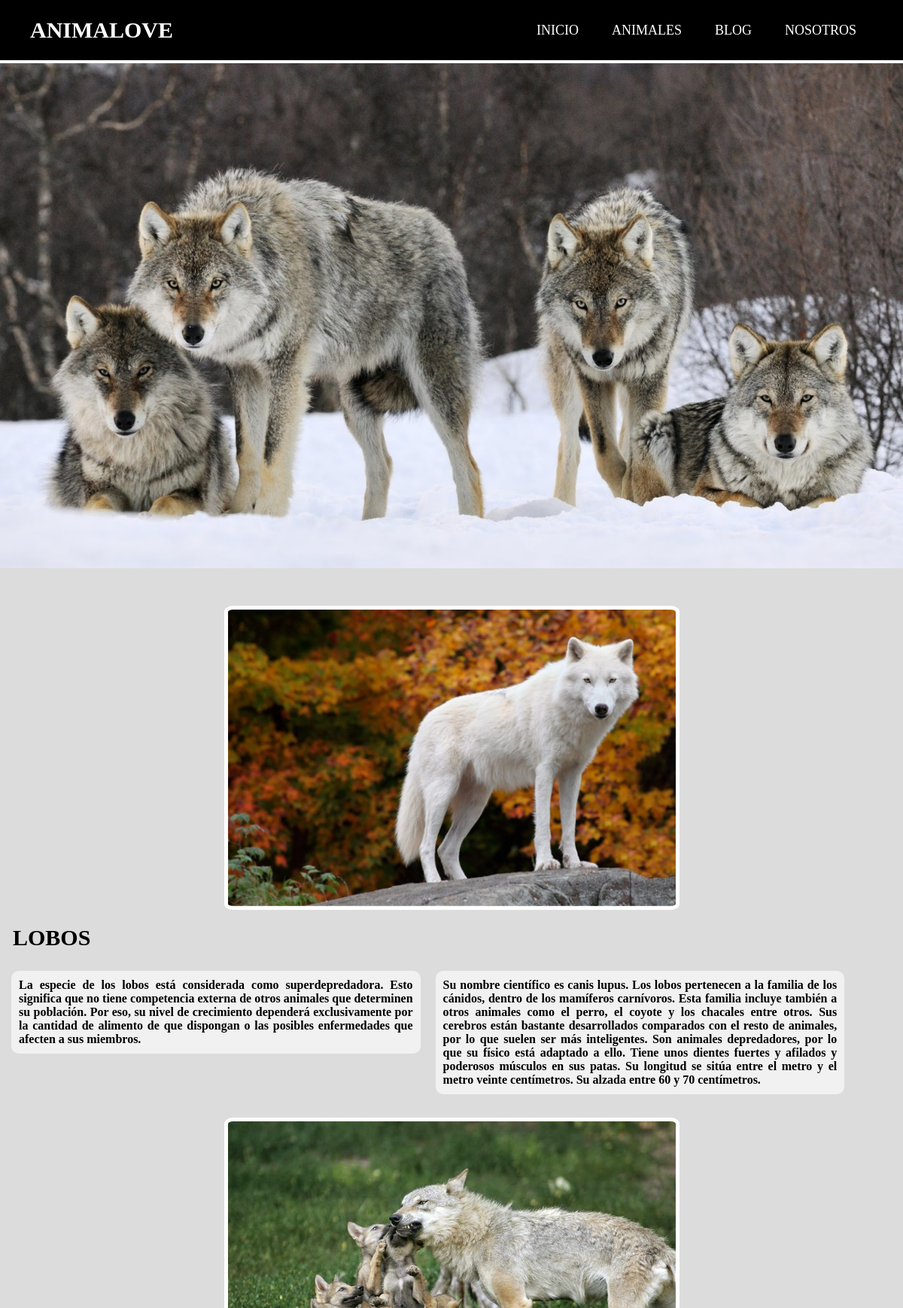
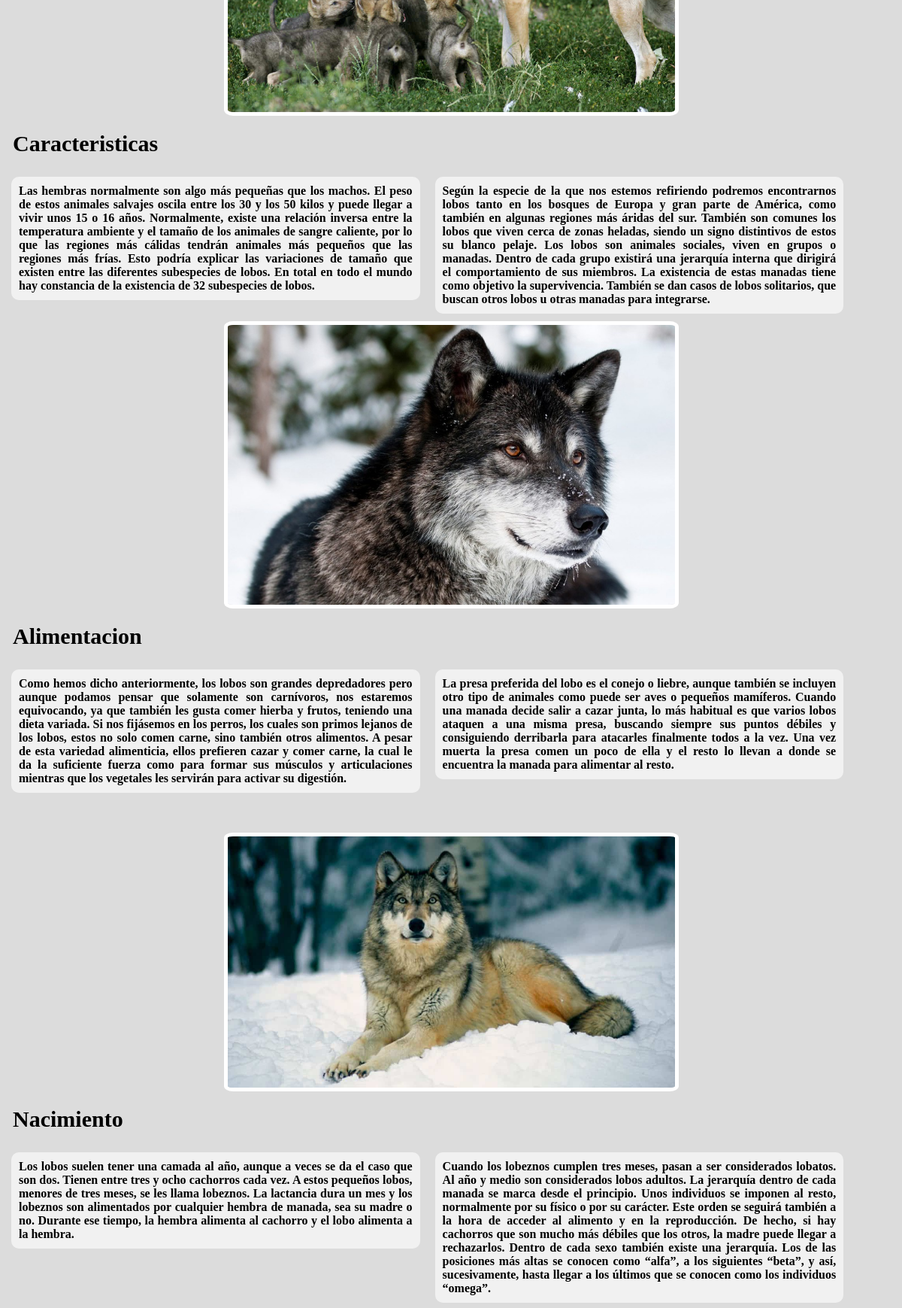
The page / (upper part) on the database its author committed (2 pictures, top to bottom).
### tables this page shows
CREATE TABLE `titulo` (
  `idtitulo` int(11) NOT NULL AUTO_INCREMENT,
  `titulo` varchar(100) DEFAULT NULL,
  PRIMARY KEY (`idtitulo`)
);

CREATE TABLE `navbar` (
  `idnavbar` int(11) NOT NULL AUTO_INCREMENT,
  `subtitulos` varchar(50) DEFAULT NULL,
  PRIMARY KEY (`idnavbar`)
);

CREATE TABLE `panel` (
  `idpanel` int(11) NOT NULL AUTO_INCREMENT,
  `link` varchar(100) DEFAULT NULL,
  PRIMARY KEY (`idpanel`)
);

CREATE TABLE `subtitulos` (
  `idsubtitulos` int(11) NOT NULL AUTO_INCREMENT,
  `contenido` varchar(45) DEFAULT NULL,
  PRIMARY KEY (`idsubtitulos`)
);

CREATE TABLE `imagenes` (
  `idimagenes` int(11) NOT NULL AUTO_INCREMENT,
  `links` varchar(100) NOT NULL,
  PRIMARY KEY (`idimagenes`)
);

CREATE TABLE `contenedores` (
  `idcontenedores` int(11) NOT NULL AUTO_INCREMENT,
  `caja1` varchar(10000) NOT NULL,
  `caja2` varchar(10000) DEFAULT NULL,
  PRIMARY KEY (`idcontenedores`)
);

### php/funciones.php (called while the page is built, shortened)
<?php
function conectar(){
    $xc = mysqli_connect("localhost","root","","laboratorio6");
    return $xc;
    die();
}
$xc =conectar();
$sqlTitulo = "SELECT * FROM titulo";
$resTitulo = mysqli_query($xc , $sqlTitulo);
$sql_menu = "SELECT * FROM navbar";
$res_menu =  mysqli_query($xc , $sql_menu);
$sql_panel = "SELECT * FROM panel";
$res_panel = mysqli_query($xc , $sql_panel);
$sql_sub = "SELECT * FROM subtitulos";
$res_sub = mysqli_query($xc , $sql_sub);
$sql_img = "SELECT * FROM imagenes";
$res_img = mysqli_query($xc , $sql_img);
$sql_caja = "SELECT * FROM contenedores";
$res_caja = mysqli_query($xc , $sql_caja);
$sql_footer = "SELECT * FROM footer";
$res_footer = mysqli_query($xc , $sql_footer);
?>

### index.php (the view, shortened to what this page needs)
<!DOCTYPE html>
<?php
    include('php/funciones.php');
    echo'<html>
    <head>
        <title>Animales</title>
            <meta charset="utf-8">
            <meta http-equiv=”Content-Type” content=”text/html; charset=UTF-8″ />
            <link rel="stylesheet" type="text/css"  href="css/style.css">
            <meta name="viewport" content="width=device-width, initial-scale=1.0">
            <script src="https://kit.fontawesome.com/35321dfa5c.js"></script>
    </head>
    <body>
        <header class="header">
            <nav class="nav">
                <a href="" class="titulo nav_link">';
                while($filas = mysqli_fetch_array($resTitulo)){
					echo $filas[1];
				}
                echo'</a>
                <button class="nav_toggle">
                    <i class="fa-solid fa-bars"></i>
                </button>
                <ul class="nav_menu ">';
                    while($filas_menu = mysqli_fetch_array($res_menu)){
                        echo '<li class="nav_menu_items">
                        <a href="#" class="nav_menu_link nav_link">'.$filas_menu['subtitulos'].'</a>
                        </li>';
                    }
                echo '</ul>
            </nav>
        </header>
        <div class="separacion"></div>
        <div class="pres">';
            while($panel = mysqli_fetch_array($res_panel)){
                echo '<img class="gran" src="'.$panel['link'].'">';
            }
        echo'</div>';
        $swich = 0;
        while($filas_img = mysqli_fetch_array($res_img)){
            while($filas_caja = mysqli_fetch_array($res_caja)){
                while($filas_sub = mysqli_fetch_array($res_sub)){
                    switch($swich){
                        case 0:
                            echo'<div class="contenedor">
                                <div class="img">
                                    <img class="imagen" src="'.$filas_img[1].'">
                                </div>';
                            echo'<div class="texto1">
                                    <div class="caja00"><p>'.$filas_sub[1].'</p></div>
                                    <div class="caja1"><p>'.$filas_caja[1].'</p></div>
                                    <div class="caja2"><p>'.$filas_caja[2].'</p></div>
                                </div>
                            </div>';
                            $swich++;
                            break;
                        case 1:
                            echo'<div class="contenedor">
                                <div class="img1">
                                    <img class="imagen1" src="'.$filas_img[1].'">
                                </div>';
                            echo'<div class="texto2">
                                    <div class="caja01"><p>'.$filas_sub[1].'</p></div>
                                    <div class="caja3"><p>'.$filas_caja[1].'</p></div>
                                    <div class="caja4"><p>'.$filas_caja[2].'</p></div>
                                </div>
                            </div>';
                            $swich = 0;
                            break;
                    }
                    break;
                }break;
            }
        }
        echo'<footer>
                <div class="fut">';
                    while($filas_footer = mysqli_fetch_array($res_footer)){
                    echo '<h1>'.$filas_footer[1].'</h1>
                        <p>'.$filas_footer[2].'</p>
                        <ul class="social">';
                        echo'</ul>
                </div>
                <div class="bot">
                    <p>'.$filas_footer[3].'</p>
                </div>
            </footer>
        <script src="js/Navbar.js"></script>
    </body>
</html>';
}
?>

### css/style.css (style rules this page uses)
* { padding: 0px; margin: 0px; box-sizing: border box; }
.header { background-color: black; height: 80px; position: fixed; width: 100vw; background-repeat: no-repeat; background-size: cover; top: 0; left: 0; font-size: 13vw; border-bottom: 4px solid white; }
.nav { display: flex; justify-content: space-between; margin: 0 auto ; }
.nav_link { color: white; text-decoration: none; }
.titulo { font-size: 30px; font-weight: bold; padding: 0 40px; line-height: 80px; }
.nav_menu { display: flex; margin-right: 40px; list-style: none; }
.nav_menu_items { font-size: 18px; margin: 0 10px; line-height: 80px; text-transform: uppercase; width: max-content; }
.nav_menu_link { padding: 8px 12px; border-radius: 3px; }
body { background-color: gainsboro; }
h0,.texto1,.texto2 { font-weight: bolder; }
.pres { width: 100vw; height: auto; position:initial }
.gran { width: 100vw; display: block; margin-left: auto; margin-right: auto; }
@media screen and (min-width:769px) and (max-width:1244px) { .contenedor { background-color:gainsboro; height: 630px; margin: 5px; margin-bottom: 5px; } }
@media screen and (min-width:769px) and (max-width:1244px) { .img,.img1 { width: 100%; } }
@media screen and (min-width:769px) and (max-width:1244px) { .imagen,.imagen1 { width: 50%; transition:.5s; display: block; margin-left: auto; margin-right: auto; margin-top: 50px; border: solid 5px white; border-radius: 2%; } }
@media screen and (min-width:769px) and (max-width:1244px) { .texto1,.texto2 { width: 100%; margin-top: 20px; } }
@media screen and (min-width:769px) and (max-width:1244px) { .caja00 { color: black; margin: 2px; padding: 10px; padding-bottom: 15px; padding-top: 0px; font-size: 30px; text-align: justify; } }
@media screen and (min-width:769px) and (max-width:1244px) { .caja01 { color: black; margin: 2px; padding: 10px; padding-bottom: 15px; padding-top: 0px; font-size: 30px; text-align: justify; } }
@media screen and (min-width:769px) and (max-width:1244px) { .caja1,.caja2,.caja3,.caja4 { background-color: rgba(245, 245, 245, 0.856); color: black; width: 44%; border-radius: 10px; margin: 10px; padding: 10px; float: left; text-align: justify; } }

### rows shown on the page
titulo: titulo "ANIMALOVE"
navbar: subtitulos "INICIO"
navbar: subtitulos "ANIMALES"
navbar: subtitulos "BLOG"
navbar: subtitulos "NOSOTROS"
panel: link (picture)
contenedores: caja1 "La especie de los lobos está considerada como superdepredadora. Esto significa que no tiene competencia externa de otros animales que determinen su población. Por eso, su nivel de crecimiento dependerá exclusivamente por la cantidad de alimento de que dispongan o las posibles enfermedades que afecten a sus miembros.", caja2 "Su nombre científico es canis lupus. Los lobos pertenecen a la familia de los cánidos, dentro de los mamíferos carnívoros. Esta familia incluye también a otros animales como el perro, el coyote y los chacales entre otros. Sus cerebros están bastante desarrollados comparados con el resto de animales, por lo que suelen ser más inteligentes. Son animales depredadores, por lo que su físico está adaptado a ello. Tiene unos dientes fuertes y afilados y poderosos músculos en sus patas. Su longitud se sitúa entre el metro y el metro veinte centímetros. Su alzada entre 60 y 70 centímetros."
subtitulos: imagenes.links (picture), contenido "LOBOS"
contenedores: caja1 "Las hembras normalmente son algo más pequeñas que los machos. El peso de estos animales salvajes oscila entre los 30 y los 50 kilos y puede llegar a vivir unos 15 o 16 años. Normalmente, existe una relación inversa entre la temperatura ambiente y el tamaño de los animales de sangre caliente, por lo que las regiones más cálidas tendrán animales más pequeños que las regiones más frías. Esto podría explicar las variaciones de tamaño que existen entre las diferentes subespecies de lobos. En total en todo el mundo hay constancia de la existencia de 32 subespecies de lobos.", caja2 "Según la especie de la que nos estemos refiriendo podremos encontrarnos lobos tanto en los bosques de Europa y gran parte de América, como también en algunas regiones más áridas del sur. También son comunes los lobos que viven cerca de zonas heladas, siendo un signo distintivos de estos su blanco pelaje. Los lobos son animales sociales, viven en grupos o manadas. Dentro de cada grupo existirá una jerarquía interna que dirigirá el comportamiento de sus miembros. La existencia de estas manadas tiene como objetivo la supervivencia. También se dan casos de lobos solitarios, que buscan otros lobos u otras manadas para integrarse."
subtitulos: imagenes.links (picture), contenido "Caracteristicas"
contenedores: caja1 "Como hemos dicho anteriormente, los lobos son grandes depredadores pero aunque podamos pensar que solamente son carnívoros, nos estaremos equivocando, ya que también les gusta comer hierba y frutos, teniendo una dieta variada. Si nos fijásemos en los perros, los cuales son primos lejanos de los lobos, estos no solo comen carne, sino también otros alimentos. A pesar de esta variedad alimenticia, ellos prefieren cazar y comer carne, la cual le da la suficiente fuerza como para formar sus músculos y articulaciones mientras que los vegetales les servirán para activar su digestión.", caja2 "La presa preferida del lobo es el conejo o liebre, aunque también se incluyen otro tipo de animales como puede ser aves o pequeños mamíferos. Cuando una manada decide salir a cazar junta, lo más habitual es que varios lobos ataquen a una misma presa, buscando siempre sus puntos débiles y consiguiendo derribarla para atacarles finalmente todos a la vez. Una vez muerta la presa comen un poco de ella y el resto lo llevan a donde se encuentra la manada para alimentar al resto."
subtitulos: imagenes.links (picture), contenido "Alimentacion"
contenedores: caja1 "Los lobos suelen tener una camada al año, aunque a veces se da el caso que son dos. Tienen entre tres y ocho cachorros cada vez. A estos pequeños lobos, menores de tres meses, se les llama lobeznos. La lactancia dura un mes y los lobeznos son alimentados por cualquier hembra de manada, sea su madre o no. Durante ese tiempo, la hembra alimenta al cachorro y el lobo alimenta a la hembra.", caja2 "Cuando los lobeznos cumplen tres meses, pasan a ser considerados lobatos. Al año y medio son considerados lobos adultos. La jerarquía dentro de cada manada se marca desde el principio. Unos individuos se imponen al resto, normalmente por su físico o por su carácter. Este orden se seguirá también a la hora de acceder al alimento y en la reproducción. De hecho, si hay cachorros que son mucho más débiles que los otros, la madre puede llegar a rechazarlos. Dentro de cada sexo también existe una jerarquía. Los de las posiciones más altas se conocen como “alfa”, a los siguientes “beta”, y así, sucesivamente, hasta llegar a los últimos que se conocen como los individuos “omega”."
subtitulos: imagenes.links (picture), contenido "Nacimiento"
